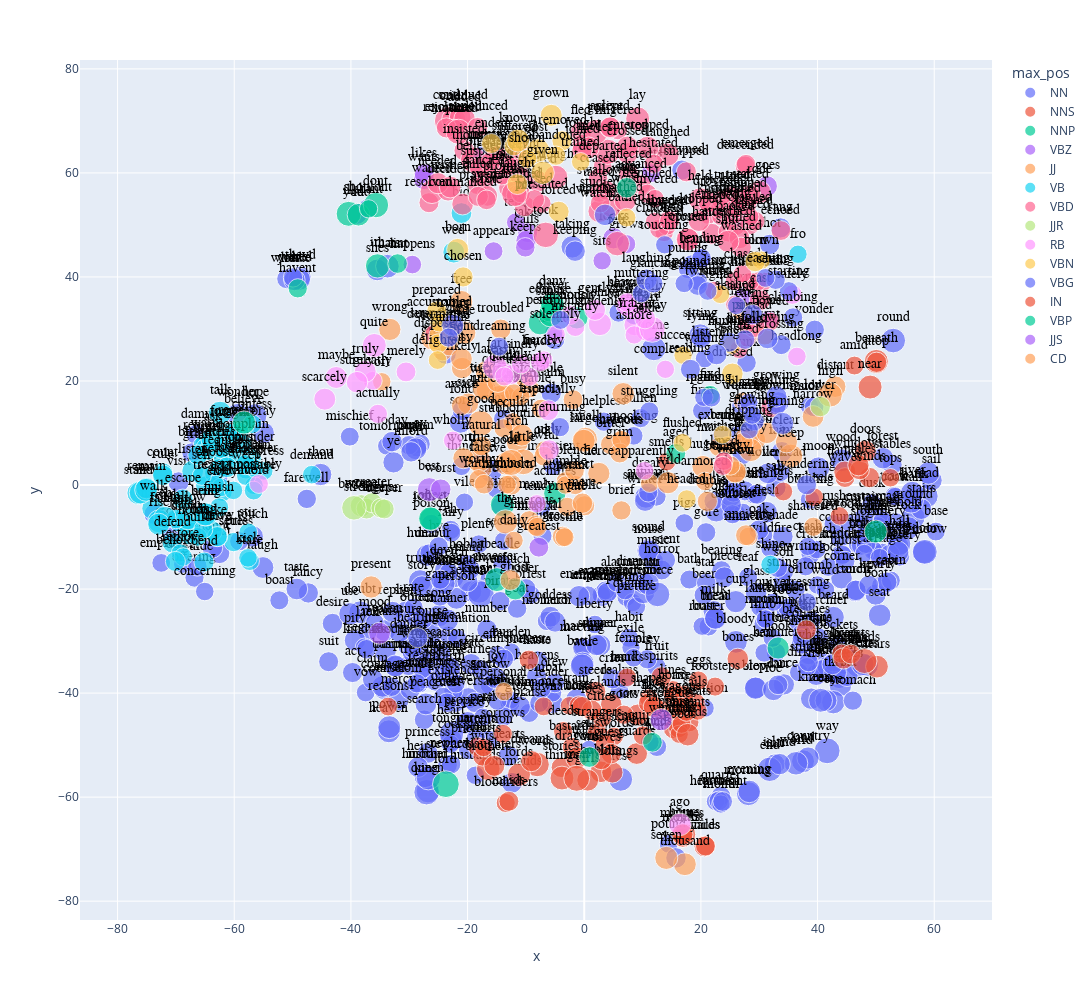

Notebook code for this chart:
### Code cell
px.scatter(COORDS.reset_index().sample(1000), 
           'x', 'y', 
           text='term_str', 
           color='max_pos', 
           hover_name='term_str',          
           size='logn',           
           height=1000, width=1200).update_traces(
                mode='markers+text', 
                textfont=dict(color='black', size=14, family='Arial'),
                textposition='top center')

### Figure 1 — Plotly figure (JSON) as saved in the notebook; plotly's stock layout.template omitted (floating-point values rounded to 4 significant figures; data arrays with more than 128 entries replaced by an {"elided": "..."} marker saying what was removed)
{"data": [{"hovertemplate": "<b>%{hovertext}</b><br><br>max_pos=NN<br>x=%{x}<br>y=%{y}<br>logn=%{marker.size}<br>term_str=%{text}<extra></extra>", "hovertext": {"elided": "435 str values"}, "legendgroup": "NN", "marker": {"color": "#636efa", "size": {"elided": "435 float values"}, "sizemode": "area", "sizeref": 0.02349, "symbol": "circle"}, "mode": "markers+text", "name": "NN", "orientation": "v", "showlegend": true, "text": {"elided": "435 str values"}, "textfont": {"color": "black", "family": "Arial", "size": 14}, "textposition": "top center", "type": "scatter", "x": {"elided": "435 float values"}, "xaxis": "x", "y": {"elided": "435 float values"}, "yaxis": "y"}, {"hovertemplate": "<b>%{hovertext}</b><br><br>max_pos=NNS<br>x=%{x}<br>y=%{y}<br>logn=%{marker.size}<br>term_str=%{text}<extra></extra>", "hovertext": ["months", "sails", "breeches", "nations", "tears", "guards", "winds", "ponies", "shapes", "waves", "weeks", "tops", "presents", "hobbits", "bloodriders", "plans", "strangers", "mounts", "wheels", "squires", "gloves", "lines", "deeds", "brothers", "girls", "boots", "cities", "flames", "tongues", "stories", "wildlings", "redskins", "footsteps", "horns", "lands", "miles", "hosts", "weapons", "bodies", "minds", "bastards", "breasts", "spirits", "things", "bits", "seats", "towers", "axes", "goods", "hands", "dragons", "wits", "laws", "lights", "tables", "marks", "hours", "sellswords", "words", "eggs", "smells", "maids", "sorrows", "lords", "doors", "yards", "guests", "fires", "goats", "steeds", "minutes", "daughters", "backs", "oars", "efforts", "swords", "rushes", "reasons", "foes", "wolves", "dreams", "men", "bones", "windows", "chiefs", "wagons"], "legendgroup": "NNS", "marker": {"color": "#EF553B", "size": [4.718, 4.477, 4.635, 4.025, 6.087, 5.537, 4.852, 3.912, 4.159, 4.644, 4.344, 4.007, 4.431, 5.509, 4.29, 4.357, 4.625, 4.369, 4.007, 4.394, 4.234, 4.615, 4.369, 6.564, 5.606, 5.323, 4.691, 5.727, 4.078, 4.942, 5.347, 3.932, 4.277, 4.344, 5.464, 5.198, 4.331, 4.533, 4.564, 4.407, 4.263, 4.585, 4.875, 6.707, 4.159, 4.159, 5.455, 4.344, 3.912, 7.336, 5.808, 4.431, 4.174, 4.691, 4.443, 4.094, 5.613, 4.431, 7.0, 4.419, 4.007, 4.682, 4.248, 6.217, 5.645, 4.663, 4.898, 5.342, 4.394, 5.037, 5.338, 5.159, 4.111, 4.934, 3.932, 5.989, 4.043, 4.111, 4.828, 5.565, 5.268, 7.953, 5.451, 5.347, 4.836, 4.159], "sizemode": "area", "sizeref": 0.02349, "symbol": "circle"}, "mode": "markers+text", "name": "NNS", "orientation": "v", "showlegend": true, "text": ["months", "sails", "breeches", "nations", "tears", "guards", "winds", "ponies", "shapes", "waves", "weeks", "tops", "presents", "hobbits", "bloodriders", "plans", "strangers", "mounts", "wheels", "squires", "gloves", "lines", "deeds", "brothers", "girls", "boots", "cities", "flames", "tongues", "stories", "wildlings", "redskins", "footsteps", "horns", "lands", "miles", "hosts", "weapons", "bodies", "minds", "bastards", "breasts", "spirits", "things", "bits", "seats", "towers", "axes", "goods", "hands", "dragons", "wits", "laws", "lights", "tables", "marks", "hours", "sellswords", "words", "eggs", "smells", "maids", "sorrows", "lords", "doors", "yards", "guests", "fires", "goats", "steeds", "minutes", "daughters", "backs", "oars", "efforts", "swords", "rushes", "reasons", "foes", "wolves", "dreams", "men", "bones", "windows", "chiefs", "wagons"], "textfont": {"color": "black", "family": "Arial", "size": 14}, "textposition": "top center", "type": "scatter", "x": [16.93, 19.06, 38.08, -2.524, 50.19, 8.994, 48.89, 15.79, 11.06, 44.7, 16.89, 52.49, -9.485, 2.861, -13.45, -18.28, 2.207, 18.01, 39.44, 10.06, 44.09, 15.18, -3.617, -16.45, 0.5997, 44.46, 3.04, 44.68, 15.5, -3.915, 4.811, 5.142, 22.43, 15.24, 4.625, 20.62, -0.9312, 15.26, 13.31, 16.13, -2.144, 45.71, 13.21, -3.816, 34.13, 19.45, 9.158, 17.13, 16.28, 48.04, -1.278, -17.43, -6.961, 11.0, 47.21, 7.346, 17.24, 3.567, -8.076, 19.55, 14.12, -12.92, -13.94, -11.18, 48.17, 20.79, 4.641, 11.94, 6.795, 1.929, 16.82, -15.41, 16.68, 17.55, -17.27, 17.74, 43.76, -33.63, 1.304, 2.916, -9.069, -1.296, 26.33, 47.01, -0.357, 16.44], "xaxis": "x", "y": [-67.79, -41.85, -27.84, -42.44, -34.91, -51.63, 1.447, -45.3, -41.0, 1.433, -67.75, 1.393, -33.6, -55.12, -61.12, -50.33, -47.64, -45.59, -2.346, -48.15, -32.39, -39.49, -47.32, -54.55, -56.74, -33.33, -44.67, 2.501, -43.85, -54.27, -55.24, -48.32, -38.75, -40.49, -42.19, -69.46, -42.37, -46.87, -43.3, -46.75, -50.33, -32.5, -36.88, -56.33, -1.244, -43.4, -44.18, -40.41, -47.92, -33.84, -52.47, -52.18, -42.55, -41.93, 2.883, -36.95, -67.19, -49.68, -53.73, -37.61, 4.486, -60.8, -47.83, -55.7, 6.487, -69.4, -51.64, -42.67, -44.16, -39.72, -67.16, -54.0, -45.94, -43.46, -50.48, -48.0, -5.937, -42.59, -43.3, -52.63, -53.07, -56.38, -33.44, 3.817, -42.6, -42.57], "yaxis": "y"}, {"hovertemplate": "<b>%{hovertext}</b><br><br>max_pos=NNP<br>x=%{x}<br>y=%{y}<br>logn=%{marker.size}<br>term_str=%{text}<extra></extra>", "hovertext": ["tower", "hook", "ill", "id", "oliver", "twins", "joffrey", "kings", "hounds", "ghost", "fixd", "peter", "lord", "aged", "edmure", "im", "sansa", "dany", "achilles", "maester", "hodor", "robert"], "legendgroup": "NNP", "marker": {"color": "#00cc96", "size": [6.186, 5.802, 7.326, 6.028, 6.646, 4.934, 6.479, 6.947, 4.605, 5.762, 4.344, 6.623, 8.418, 4.673, 5.347, 6.921, 7.025, 6.783, 5.938, 6.743, 5.878, 6.485], "sizemode": "area", "sizeref": 0.02349, "symbol": "circle"}, "mode": "markers+text", "name": "NNP", "orientation": "v", "showlegend": true, "text": ["tower", "hook", "ill", "id", "oliver", "twins", "joffrey", "kings", "hounds", "ghost", "fixd", "peter", "lord", "aged", "edmure", "im", "sansa", "dany", "achilles", "maester", "hodor", "robert"], "textfont": {"color": "black", "family": "Arial", "size": 14}, "textposition": "top center", "type": "scatter", "x": [49.97, 33.24, -40.39, -38.7, -5.369, 0.8652, -26.24, -14.02, 11.69, -11.84, 21.57, -7.585, -23.71, 15.69, -5.937, -35.44, -5.751, -5.458, -5.04, -14.98, -1.264, -26.39], "xaxis": "x", "y": [-8.95, -31.33, 52.13, 51.96, 34.01, -52.31, -6.515, -3.793, -49.46, -19.97, 17.3, 31.14, -57.51, 6.076, 33.41, 42.13, 32.75, 34.72, -1.579, -18.18, 32.14, -6.445], "yaxis": "y"}, {"hovertemplate": "<b>%{hovertext}</b><br><br>max_pos=VBZ<br>x=%{x}<br>y=%{y}<br>logn=%{marker.size}<br>term_str=%{text}<extra></extra>", "hovertext": ["looks", "means", "turns", "appears", "takes", "wants", "calls", "faces", "goes", "grows", "keeps", "likes", "gets", "happens", "tells", "sits", "runs"], "legendgroup": "VBZ", "marker": {"color": "#ab63fa", "size": [5.333, 5.613, 4.804, 4.19, 4.625, 5.361, 4.913, 5.714, 5.1, 4.277, 4.489, 4.796, 4.263, 4.094, 4.248, 3.97, 4.025], "sizemode": "area", "sizeref": 0.02349, "symbol": "circle"}, "mode": "markers+text", "name": "VBZ", "orientation": "v", "showlegend": true, "text": ["looks", "means", "turns", "appears", "takes", "wants", "calls", "faces", "goes", "grows", "keeps", "likes", "gets", "happens", "tells", "sits", "runs"], "textfont": {"color": "black", "family": "Arial", "size": 14}, "textposition": "top center", "type": "scatter", "x": [5.019, -35.09, 27.19, -15.54, -9.698, -27.45, -9.959, 13.19, 31.34, 7.199, -10.11, -27.42, 11.44, -29.47, -11.71, 3.068, 31.66], "xaxis": "x", "y": [47.43, -28.5, 35.97, 44.96, 48.51, 58.83, 46.99, -45.12, 57.45, 46.32, 45.69, 59.82, 59.97, 42.38, 50.5, 43.11, 31.77], "yaxis": "y"}, {"hovertemplate": "<b>%{hovertext}</b><br><br>max_pos=JJ<br>x=%{x}<br>y=%{y}<br>logn=%{marker.size}<br>term_str=%{text}<extra></extra>", "hovertext": ["generous", "raw", "deep", "fierce", "eunuch", "burnt", "dreary", "perfect", "small", "large", "smooth", "wrong", "immortal", "dusty", "busy", "wounded", "false", "peculiar", "weary", "good", "hideous", "oft", "brief", "dried", "safe", "crooked", "stubborn", "bitter", "huge", "rich", "clear", "brown", "grateful", "beautiful", "humble", "sick", "armored", "uncomfortable", "public", "narrow", "little", "angry", "distant", "unable", "personal", "immense", "shattered", "thy", "friendly", "private", "present", "highborn", "grecian", "poor", "grim", "likely", "ancient", "true", "massive", "troubled", "worthy", "faithful", "late", "hostile", "silent", "sufficient", "high", "constant", "heavy", "splendid", "worth", "anxious", "withered", "martial", "easy", "daily", "tired", "comfortable", "interested", "yellow", "nervous", "sure", "odd", "clean", "shy", "aware", "mere", "free", "quick", "awful", "willing", "flat", "old", "shaggy", "wild", "natural", "double", "able", "uncertain"], "legendgroup": "JJ", "marker": {"color": "#FFA15A", "size": [4.934, 4.533, 6.619, 5.814, 4.956, 4.673, 4.078, 4.357, 6.818, 6.209, 4.868, 5.811, 4.883, 4.06, 4.625, 5.1, 4.615, 4.007, 5.043, 7.823, 4.159, 4.007, 4.382, 4.19, 6.096, 4.174, 4.277, 4.949, 5.72, 5.565, 5.743, 5.835, 4.663, 5.724, 4.043, 5.17, 4.025, 4.043, 4.779, 5.572, 7.885, 5.714, 5.481, 3.97, 3.912, 4.174, 4.331, 6.864, 4.357, 4.419, 5.883, 4.078, 5.011, 6.349, 4.654, 5.389, 5.159, 6.586, 4.263, 4.905, 4.454, 4.533, 6.043, 4.234, 5.927, 4.205, 7.068, 3.97, 6.333, 4.5, 5.242, 5.106, 3.951, 4.394, 5.576, 4.06, 5.476, 4.407, 4.06, 5.529, 4.234, 6.463, 4.466, 5.407, 3.989, 4.71, 4.913, 6.176, 5.707, 4.691, 4.454, 4.934, 8.031, 4.344, 5.771, 4.673, 4.82, 5.684, 3.989], "sizemode": "area", "sizeref": 0.02349, "symbol": "circle"}, "mode": "markers+text", "name": "JJ", "orientation": "v", "showlegend": true, "text": ["generous", "raw", "deep", "fierce", "eunuch", "burnt", "dreary", "perfect", "small", "large", "smooth", "wrong", "immortal", "dusty", "busy", "wounded", "false", "peculiar", "weary", "good", "hideous", "oft", "brief", "dried", "safe", "crooked", "stubborn", "bitter", "huge", "rich", "clear", "brown", "grateful", "beautiful", "humble", "sick", "armored", "uncomfortable", "public", "narrow", "little", "angry", "distant", "unable", "personal", "immense", "shattered", "thy", "friendly", "private", "present", "highborn", "grecian", "poor", "grim", "likely", "ancient", "true", "massive", "troubled", "worthy", "faithful", "late", "hostile", "silent", "sufficient", "high", "constant", "heavy", "splendid", "worth", "anxious", "withered", "martial", "easy", "daily", "tired", "comfortable", "interested", "yellow", "nervous", "sure", "odd", "clean", "shy", "aware", "mere", "free", "quick", "awful", "willing", "flat", "old", "shaggy", "wild", "natural", "double", "able", "uncertain"], "textfont": {"color": "black", "family": "Arial", "size": 14}, "textposition": "top center", "type": "scatter", "x": [-9.412, 27.54, 35.42, 2.504, -12.65, 30.94, 11.23, -1.543, 0.1938, -0.08082, 29.37, -33.33, -8.307, 27.2, -1.914, -12.5, -17.49, -12.25, -16.74, -17.75, 6.296, -34.71, 6.375, 26.91, -20.53, 28.48, -13.84, 4.543, 20.34, -11.47, 34.67, 25.94, -24.29, -10.71, -3.2, -19.89, 20.7, -12.61, 0.05593, 39.23, -10.46, -13.5, 43.02, -23.48, -13.77, 28.16, 39.28, -13.5, -7.398, -2.914, -36.54, -13.23, -3.7, -13.39, 6.093, -20.94, 27.74, -18.05, 23.03, -14.3, -18.09, -17.16, -16.73, -3.376, 6.682, -23.17, 42.15, -3.2, 28.53, -1.662, -20.72, -14.6, 24.56, -8.068, -21.05, -12.05, -17.3, -9.398, -10.12, 25.89, 6.371, -26.04, -6.731, 31.31, -10.87, -21.07, -0.3037, -21.07, -14.79, -6.915, -23.55, 27.19, -12.55, 25.06, 14.36, -17.57, 21.11, -22.98, -12.1], "xaxis": "x", "y": [-6.896, 9.115, 5.584, 2.231, -18.27, 28.82, 0.3587, -0.002226, 8.795, 8.51, 8.691, 29.92, -7.824, 16.03, 16.41, 0.06722, 3.271, 12.13, 18.21, 11.86, 8.704, 19.84, -4.878, 33.4, 29.25, 9.255, 10.91, 7.8, 3.572, 8.105, 8.297, 2.508, 25.79, 9.597, 0.79, 15.69, 0.6898, 16.67, -3.984, 13.19, 4.463, 16.99, 18.91, 31.31, -39.71, -9.916, -8.03, -7.081, 14.66, -4.218, -19.6, 0.07995, -9.901, 4.14, 6.15, 22.49, -9.656, 4.737, 7.303, 29.95, 1.104, 0.1588, 21.72, -10.02, 17.55, 26.65, 17.35, 0.01381, 6.733, 2.756, 5.153, 17.14, 7.56, -8.071, 24.24, -10.66, 18.41, 18.59, 20.23, 2.504, 8.674, 28.23, 6.656, 10.01, 17.01, 15.29, -3.496, 35.21, 19.92, 5.572, 28.86, 8.114, 4.323, 3.74, 0.4412, 7.498, -3.135, 29.88, 17.72], "yaxis": "y"}, {"hovertemplate": "<b>%{hovertext}</b><br><br>max_pos=VB<br>x=%{x}<br>y=%{y}<br>logn=%{marker.size}<br>term_str=%{text}<extra></extra>", "hovertext": ["consider", "drown", "forget", "count", "demand", "catch", "join", "enjoy", "bid", "rule", "stand", "hold", "walk", "warn", "remind", "fro", "settle", "escape", "urge", "shine", "defend", "stare", "throw", "follow", "restore", "remove", "confess", "treat", "expect", "choose", "require", "decide", "fall", "admit", "hunt", "add", "listen", "strike", "reach", "refuse", "drive", "express", "complain", "talk", "manage", "weep", "recall", "stir", "sit", "guess", "remain", "build", "imagine", "bend", "discover", "stay", "trust", "finish", "explain", "wed", "kick", "happen", "hang", "bring", "frighten", "behold", "accept", "send", "grant", "rise", "sell", "ask", "avoid", "lose", "continue"], "legendgroup": "VB", "marker": {"color": "#19d3f3", "size": [4.787, 4.078, 5.533, 4.913, 4.06, 5.17, 5.366, 4.357, 5.088, 5.004, 6.211, 6.372, 6.05, 4.382, 4.248, 3.97, 4.407, 5.1, 4.22, 4.248, 4.836, 4.331, 4.927, 5.645, 3.951, 3.989, 4.277, 4.317, 5.13, 5.05, 4.357, 4.205, 6.323, 4.443, 4.511, 4.094, 5.568, 5.024, 5.733, 4.5, 4.754, 4.025, 4.174, 6.328, 3.932, 4.407, 4.927, 4.19, 6.021, 4.745, 5.333, 4.127, 4.779, 4.796, 3.989, 6.172, 5.489, 4.317, 4.277, 5.617, 4.06, 4.718, 4.304, 6.418, 3.951, 4.727, 4.234, 6.284, 4.787, 5.714, 4.304, 6.392, 4.143, 5.05, 4.06], "sizemode": "area", "sizeref": 0.02349, "symbol": "circle"}, "mode": "markers+text", "name": "VB", "orientation": "v", "showlegend": true, "text": ["consider", "drown", "forget", "count", "demand", "catch", "join", "enjoy", "bid", "rule", "stand", "hold", "walk", "warn", "remind", "fro", "settle", "escape", "urge", "shine", "defend", "stare", "throw", "follow", "restore", "remove", "confess", "treat", "expect", "choose", "require", "decide", "fall", "admit", "hunt", "add", "listen", "strike", "reach", "refuse", "drive", "express", "complain", "talk", "manage", "weep", "recall", "stir", "sit", "guess", "remain", "build", "imagine", "bend", "discover", "stay", "trust", "finish", "explain", "wed", "kick", "happen", "hang", "bring", "frighten", "behold", "accept", "send", "grant", "rise", "sell", "ask", "avoid", "lose", "continue"], "textfont": {"color": "black", "family": "Arial", "size": 14}, "textposition": "top center", "type": "scatter", "x": [-57.08, -67.71, -61.39, -72.26, -46.7, -68.15, -69.42, -61.98, -21.05, -72.24, -76.42, -67.56, -73.9, -65.03, -65.4, 36.64, -60.11, -68.83, -64.93, 31.9, -70.62, -57.33, -62.87, -67.92, -69.23, -68.76, -56.91, -64.98, -62.08, -63.31, -61.95, -57.97, -72.86, -59.37, -70.01, -62.28, -67.12, -63.81, -71.88, -62.56, -62.92, -54.93, -58.47, -62.43, -56.58, -57.96, -60.05, -57.6, -76.06, -59.18, -75.04, -66.28, -60.19, -65.18, -56.46, -75.1, -62.22, -62.59, -57.26, -22.36, -57.65, -58.08, -65.31, -64.76, -64.72, -70.09, -63.28, -65.0, -66.22, -72.95, -65.55, -63.72, -56.68, -61.27, -60.14], "xaxis": "x", "y": [5.134, -7.826, 9.908, 2.307, 1.994, -7.863, -6.997, -1.318, 52.28, 1.871, -1.546, -9.286, -4.499, 8.031, 7.673, 44.36, -10.97, -2.776, 7.16, -15.33, -11.09, -14.59, -9.858, -6.494, -13.09, -13.82, 11.72, -0.07149, 6.046, 2.273, 4.713, 2.968, -6.981, 5.331, -6.522, -0.449, 2.665, -8.857, -6.222, 3.203, -9.925, 2.713, 7.74, 13.88, -0.07415, 1.767, 10.28, -9.115, -1.468, 10.22, -0.6056, -9.959, 9.961, -14.81, 3.202, -0.9323, 7.211, -4.312, 3.78, 44.77, -14.0, 3.923, -8.505, -5.633, 6.447, -14.69, 0.05064, -5.651, 5.796, -7.534, 1.781, 8.84, -1.07, 3.401, -1.03], "yaxis": "y"}, {"hovertemplate": "<b>%{hovertext}</b><br><br>max_pos=VBD<br>x=%{x}<br>y=%{y}<br>logn=%{marker.size}<br>term_str=%{text}<extra></extra>", "hovertext": ["danced", "resolved", "hit", "lingered", "fancied", "opened", "turned", "cocked", "suspected", "ceased", "insisted", "rushed", "watched", "crawled", "presented", "supposed", "wanted", "said", "promised", "descended", "fled", "laughed", "faded", "departed", "decided", "jerked", "closed", "felt", "wiped", "exclaimed", "handed", "rode", "cried", "ripped", "continued", "stretched", "held", "took", "advanced", "reflected", "packed", "tasted", "reminded", "slipped", "commanded", "stopped", "echoed", "knocked", "needed", "added", "snapped", "thought", "failed", "smashed", "bought", "backed", "picked", "believed", "approached", "fought", "barred", "swung", "lined", "lay", "slashed", "lied", "trembled", "sang", "stumbled", "claimed", "wore", "swallowed", "mentioned", "offered", "left", "got", "flowed", "wished", "cast", "murdered", "divided", "slapped", "assured", "slept", "cursed", "declared", "told", "crossed", "inquired", "clutched", "stepped", "rejoined", "drove", "rolled", "entered", "knelt", "noticed", "dropped", "swore", "boiled", "prayed", "shivered", "brought", "hesitated", "started", "spread", "arrived", "donned", "wrote", "met", "washed", "drifted", "studied", "piled", "shut", "joined", "tumbled", "emerged", "asked", "announced", "lowered", "considered", "proved", "hacked", "chased"], "legendgroup": "VBD", "marker": {"color": "#FF6692", "size": [4.454, 4.718, 5.094, 4.317, 4.025, 6.211, 7.209, 4.007, 4.263, 4.533, 5.069, 4.654, 5.991, 4.143, 4.174, 5.004, 6.635, 9.397, 5.541, 4.585, 5.236, 6.256, 4.787, 4.111, 5.043, 4.043, 6.089, 7.058, 4.443, 5.513, 5.136, 6.118, 6.92, 4.331, 5.513, 4.82, 6.471, 7.658, 4.394, 4.682, 3.97, 4.331, 5.283, 5.037, 5.529, 6.064, 4.605, 4.787, 5.323, 5.46, 4.745, 7.876, 4.466, 4.344, 4.19, 4.317, 4.82, 5.075, 4.605, 5.298, 3.97, 4.99, 4.007, 6.73, 3.97, 3.97, 4.369, 4.984, 4.357, 4.394, 5.841, 4.554, 4.344, 5.505, 7.494, 7.149, 3.951, 5.565, 5.338, 4.7, 4.007, 3.932, 4.174, 5.204, 4.654, 5.011, 7.678, 5.38, 5.204, 4.382, 5.513, 4.779, 5.159, 5.182, 5.707, 5.037, 4.898, 5.438, 5.056, 4.248, 4.796, 3.951, 6.864, 4.382, 5.58, 5.557, 5.037, 3.912, 4.564, 5.613, 4.956, 4.007, 4.543, 3.912, 5.73, 4.97, 4.317, 4.431, 7.394, 4.828, 4.654, 4.997, 4.625, 3.97, 3.97], "sizemode": "area", "sizeref": 0.02349, "symbol": "circle"}, "mode": "markers+text", "name": "VBD", "orientation": "v", "showlegend": true, "text": ["danced", "resolved", "hit", "lingered", "fancied", "opened", "turned", "cocked", "suspected", "ceased", "insisted", "rushed", "watched", "crawled", "presented", "supposed", "wanted", "said", "promised", "descended", "fled", "laughed", "faded", "departed", "decided", "jerked", "closed", "felt", "wiped", "exclaimed", "handed", "rode", "cried", "ripped", "continued", "stretched", "held", "took", "advanced", "reflected", "packed", "tasted", "reminded", "slipped", "commanded", "stopped", "echoed", "knocked", "needed", "added", "snapped", "thought", "failed", "smashed", "bought", "backed", "picked", "believed", "approached", "fought", "barred", "swung", "lined", "lay", "slashed", "lied", "trembled", "sang", "stumbled", "claimed", "wore", "swallowed", "mentioned", "offered", "left", "got", "flowed", "wished", "cast", "murdered", "divided", "slapped", "assured", "slept", "cursed", "declared", "told", "crossed", "inquired", "clutched", "stepped", "rejoined", "drove", "rolled", "entered", "knelt", "noticed", "dropped", "swore", "boiled", "prayed", "shivered", "brought", "hesitated", "started", "spread", "arrived", "donned", "wrote", "met", "washed", "drifted", "studied", "piled", "shut", "joined", "tumbled", "emerged", "asked", "announced", "lowered", "considered", "proved", "hacked", "chased"], "textfont": {"color": "black", "family": "Arial", "size": 14}, "textposition": "top center", "type": "scatter", "x": [28.45, -26.62, -10.2, 5.78, -16.98, 17.7, 25.27, 13.7, -16.61, 2.354, -20.55, 29.27, 2.57, 28.35, -7.284, -25.56, -26.11, -23.27, -12.82, 27.56, -0.5575, 14.3, 32.02, 3.164, -23.35, 21.27, 17.76, 5.665, 14.17, -22.4, 21.85, 30.03, -22.37, 23.47, -21.26, 24.7, 19.91, -6.599, 9.759, 7.597, 26.53, 2.568, -11.54, 25.72, -20.84, 10.87, 33.72, 23.34, -25.07, -20.52, 17.51, -19.0, -18.31, 25.82, -10.86, 25.93, 23.6, -17.93, 4.615, -0.2846, 22.23, 25.56, 23.92, 9.158, 25.82, -14.13, 10.84, 7.513, 25.91, -12.3, 7.044, 3.788, -14.89, -7.951, 4.001, 1.992, 31.95, -22.98, 30.13, -11.11, 27.92, 14.18, -10.88, 4.466, -8.507, -13.25, -11.98, 7.44, -22.32, 12.87, 27.68, -23.63, 21.33, 26.61, 7.412, 26.76, -15.36, 19.66, -16.62, 23.74, -18.16, 12.13, -4.878, 11.92, 28.45, 29.12, 4.431, 12.05, -16.76, 0.7081, 26.89, 30.83, 2.727, 27.79, 24.63, -0.3799, 29.7, 27.73, -21.57, -18.29, 14.62, -16.09, -11.3, 28.43, 27.12], "xaxis": "x", "y": [50.02, 54.27, 53.59, 68.21, 58.63, 47.25, 55.01, 48.56, 60.26, 58.97, 64.28, 50.72, 52.64, 51.55, 54.05, 29.01, 56.39, 69.98, 57.14, 61.35, 67.92, 63.53, 14.91, 61.31, 56.58, 51.89, 47.17, 46.41, 49.9, 68.44, 48.3, 56.34, 70.2, 51.73, 70.71, 48.66, 54.89, 48.09, 57.78, 59.66, 26.1, 56.22, 55.65, 53.45, 54.0, 64.87, 48.92, 53.02, 58.03, 70.39, 60.21, 62.51, 57.71, 39.23, 61.69, 49.76, 54.68, 61.09, 53.3, 65.45, 37.41, 52.1, 4.592, 70.4, 34.73, 59.45, 56.0, 57.07, 53.12, 62.88, 54.73, 56.65, 63.45, 58.4, 64.06, 67.92, 31.44, 57.27, 35.58, 59.53, 28.28, 50.87, 56.07, 68.69, 54.87, 61.48, 55.98, 63.79, 68.31, 49.27, 53.9, 68.65, 54.39, 47.43, 64.96, 55.0, 63.13, 50.8, 55.57, 3.676, 55.49, 55.06, 59.16, 61.76, 55.59, 30.43, 68.8, 50.69, 54.83, 64.82, 45.69, 39.17, 54.19, 30.79, 46.85, 64.25, 39.13, 61.7, 67.92, 68.71, 50.79, 62.04, 64.65, 39.1, 40.61], "yaxis": "y"}, {"hovertemplate": "<b>%{hovertext}</b><br><br>max_pos=JJR<br>x=%{x}<br>y=%{y}<br>logn=%{marker.size}<br>term_str=%{text}<extra></extra>", "hovertext": ["worse", "stronger", "greater", "better", "lower", "higher", "deeper"], "legendgroup": "JJR", "marker": {"color": "#B6E880", "size": [5.817, 5.069, 4.727, 7.096, 4.883, 4.71, 4.615], "sizemode": "area", "sizeref": 0.02349, "symbol": "circle"}, "mode": "markers+text", "name": "JJR", "orientation": "v", "showlegend": true, "text": ["worse", "stronger", "greater", "better", "lower", "higher", "deeper"], "textfont": {"color": "black", "family": "Arial", "size": 14}, "textposition": "top center", "type": "scatter", "x": [-38.21, -37.31, -36.37, -39.48, 40.47, -34.85, -34.28], "xaxis": "x", "y": [-3.991, -4.541, -3.401, -4.382, 15.09, -4.429, -4.605], "yaxis": "y"}, {"hovertemplate": "<b>%{hovertext}</b><br><br>max_pos=RB<br>x=%{x}<br>y=%{y}<br>logn=%{marker.size}<br>term_str=%{text}<extra></extra>", "hovertext": ["possibly", "safely", "greatly", "completely", "manly", "straight", "wholly", "suddenly", "easily", "gently", "apparently", "quite", "actually", "fiercely", "headlong", "truly", "solemnly", "clearly", "merely", "loudly", "ago", "far", "especially", "gradually", "ugly", "plainly", "kindly", "surely", "anxiously", "scarcely", "swiftly", "instantly", "badly", "maybe", "aside", "ashore", "slowly", "heavily", "away", "apart"], "legendgroup": "RB", "marker": {"color": "#FF97FF", "size": [4.263, 4.533, 4.205, 3.951, 3.912, 5.493, 4.22, 6.405, 5.063, 5.176, 4.007, 6.739, 4.344, 4.078, 4.094, 5.645, 4.174, 4.143, 4.663, 4.625, 5.935, 7.21, 5.069, 4.043, 4.963, 4.5, 4.454, 5.442, 4.22, 5.687, 4.094, 4.304, 4.304, 5.71, 5.796, 3.951, 5.869, 4.454, 7.763, 5.112], "sizemode": "area", "sizeref": 0.02349, "symbol": "circle"}, "mode": "markers+text", "name": "RB", "orientation": "v", "showlegend": true, "text": ["possibly", "safely", "greatly", "completely", "manly", "straight", "wholly", "suddenly", "easily", "gently", "apparently", "quite", "actually", "fiercely", "headlong", "truly", "solemnly", "clearly", "merely", "loudly", "ago", "far", "especially", "gradually", "ugly", "plainly", "kindly", "surely", "anxiously", "scarcely", "swiftly", "instantly", "badly", "maybe", "aside", "ashore", "slowly", "heavily", "away", "apart"], "textfont": {"color": "black", "family": "Arial", "size": 14}, "textposition": "top center", "type": "scatter", "x": [-55.77, 35.69, -36.25, 13.91, -8.119, 8.656, -22.52, 2.68, -13.99, 1.857, 10.34, -35.99, -35.37, -6.965, 36.46, -37.54, -4.863, -9.357, -30.55, -7.527, 16.43, -15.31, -6.155, 9.427, -6.013, -12.55, -10.84, -38.96, -2.417, -44.48, 7.817, -1.543, -13.68, -42.52, 10.68, 8.567, 7.334, 7.371, 11.67, 10.44], "xaxis": "x", "y": [0.2081, 36.62, 20.04, 22.24, -3.591, 30.77, 8.558, 30.96, 21.75, 33.66, 2.754, 26.84, 13.67, 24.02, 24.71, 21.83, 28.93, 20.79, 21.75, 23.73, -65.24, 22.71, 14.37, 34.48, 6.723, 21.22, 23.22, 19.78, 32.66, 16.5, 33.77, 30.39, 20.88, 20.67, 29.8, 28.86, 34.61, 35.09, 29.91, 32.02], "yaxis": "y"}, {"hovertemplate": "<b>%{hovertext}</b><br><br>max_pos=VBN<br>x=%{x}<br>y=%{y}<br>logn=%{marker.size}<br>term_str=%{text}<extra></extra>", "hovertext": ["determined", "removed", "succeeded", "headed", "disposed", "beaten", "ended", "delighted", "lost", "bathed", "prepared", "forced", "suffered", "dressed", "known", "blown", "trained", "born", "lighted", "chosen", "flushed", "torn", "taught", "grown", "abandoned", "extended", "accustomed", "shown", "given"], "legendgroup": "VBN", "marker": {"color": "#FECB52", "size": [4.7, 4.771, 3.951, 4.174, 4.5, 4.111, 4.691, 4.111, 6.673, 4.127, 4.779, 5.118, 4.419, 5.438, 6.201, 3.989, 4.007, 5.717, 4.111, 4.787, 4.094, 4.92, 5.075, 5.652, 4.394, 4.078, 4.248, 4.263, 6.389], "sizemode": "area", "sizeref": 0.02349, "symbol": "circle"}, "mode": "markers+text", "name": "VBN", "orientation": "v", "showlegend": true, "text": ["determined", "removed", "succeeded", "headed", "disposed", "beaten", "ended", "delighted", "lost", "bathed", "prepared", "forced", "suffered", "dressed", "known", "blown", "trained", "born", "lighted", "chosen", "flushed", "torn", "taught", "grown", "abandoned", "extended", "accustomed", "shown", "given"], "textfont": {"color": "black", "family": "Arial", "size": 14}, "textposition": "top center", "type": "scatter", "x": [-24.92, -3.812, 16.94, 17.58, -25.05, 25.25, -15.91, -25.14, -7.931, 7.258, -25.28, -4.371, -12.08, 25.4, -11.34, 30.34, -0.6083, -21.7, 23.34, -20.77, 16.85, 29.31, -11.46, -5.66, -4.829, 23.71, -24.83, -9.74, -7.123], "xaxis": "x", "y": [28.76, 66.16, 24.95, -2.724, 27.19, 26.92, 65.65, 24.02, 64.27, 51.4, 33.45, 52.56, 65.14, 21.38, 66.21, 43.21, 62.14, 45.28, 36.67, 40.0, 8.113, 42.97, 57.84, 71.08, 63.32, 9.682, 31.24, 62.71, 60.02], "yaxis": "y"}, {"hovertemplate": "<b>%{hovertext}</b><br><br>max_pos=VBG<br>x=%{x}<br>y=%{y}<br>logn=%{marker.size}<br>term_str=%{text}<extra></extra>", "hovertext": ["muttering", "falling", "hunting", "taking", "crossing", "touching", "pounding", "waking", "starting", "dressing", "leaning", "blowing", "returning", "struggling", "growing", "pulling", "wandering", "sitting", "raging", "roaring", "tearing", "stopping", "burning", "screaming", "trying", "laughing", "setting", "following", "lying", "climbing", "flowing", "twisting", "glancing", "blazing", "eating", "wanting", "hiding", "reaching", "reading", "dreaming", "dripping", "washing", "keeping", "watching", "bending", "glowing", "concerning", "panting", "hearing", "listening"], "legendgroup": "VBG", "marker": {"color": "#636efa", "size": [4.025, 5.533, 4.615, 5.938, 4.673, 3.97, 4.094, 4.094, 4.234, 4.06, 4.635, 4.477, 4.369, 4.317, 5.303, 4.754, 4.673, 5.784, 3.97, 4.19, 3.932, 4.22, 5.753, 4.575, 5.71, 5.288, 4.466, 5.043, 5.342, 4.407, 4.382, 4.043, 4.304, 4.007, 4.875, 4.304, 4.431, 4.174, 4.7, 4.22, 3.912, 3.97, 4.97, 5.485, 4.477, 4.043, 4.043, 4.159, 4.796, 5.257], "sizemode": "area", "sizeref": 0.02349, "symbol": "circle"}, "mode": "markers+text", "name": "VBG", "orientation": "v", "showlegend": true, "text": ["muttering", "falling", "hunting", "taking", "crossing", "touching", "pounding", "waking", "starting", "dressing", "leaning", "blowing", "returning", "struggling", "growing", "pulling", "wandering", "sitting", "raging", "roaring", "tearing", "stopping", "burning", "screaming", "trying", "laughing", "setting", "following", "lying", "climbing", "flowing", "twisting", "glancing", "blazing", "eating", "wanting", "hiding", "reaching", "reading", "dreaming", "dripping", "washing", "keeping", "watching", "bending", "glowing", "concerning", "panting", "hearing", "listening"], "textfont": {"color": "black", "family": "Arial", "size": 14}, "textposition": "top center", "type": "scatter", "x": [9.806, 33.27, 24.85, -2.059, 33.76, 13.8, 19.54, 20.64, 35.06, 38.21, 19.97, 32.99, -4.162, 11.15, 32.94, 17.85, 38.12, 19.87, 20.51, 27.81, 26.12, -4.069, 34.01, 19.44, -22.52, 10.69, 32.8, 31.43, 20.03, 35.8, 29.21, 21.16, 11.87, 28.22, 28.83, -23.24, 27.57, 31.08, 18.2, -14.6, 28.3, 17.13, -1.564, 3.569, 20.13, 28.8, -65.05, 21.8, -28.54, 22.67], "xaxis": "x", "y": [36.83, 15.85, 27.47, 45.78, 26.98, 46.18, 39.17, 24.3, 37.28, -22.52, 43.35, 15.3, 11.13, 14.15, 17.02, 41.59, 0.04622, 28.86, 16.86, 15.32, 34.5, 31.75, 11.85, 38.36, 30.71, 39.51, 39.47, 28.18, 28.32, 32.21, 12.3, 37.3, 38.74, 15.86, 32.76, 28.35, 27.95, 39.81, 22.25, 26.6, 10.62, 38.74, 44.96, 51.94, 43.6, 13.48, -20.47, 16.81, -29.36, 25.14], "yaxis": "y"}, {"hovertemplate": "<b>%{hovertext}</b><br><br>max_pos=IN<br>x=%{x}<br>y=%{y}<br>logn=%{marker.size}<br>term_str=%{text}<extra></extra>", "hovertext": ["amid", "near", "beneath", "atop"], "legendgroup": "IN", "marker": {"color": "#EF553B", "size": [4.19, 6.749, 6.804, 4.852], "sizemode": "area", "sizeref": 0.02349, "symbol": "circle"}, "mode": "markers+text", "name": "IN", "orientation": "v", "showlegend": true, "text": ["amid", "near", "beneath", "atop"], "textfont": {"color": "black", "family": "Arial", "size": 14}, "textposition": "top center", "type": "scatter", "x": [46.33, 49.01, 50.07, 50.12], "xaxis": "x", "y": [22.97, 18.83, 23.76, 23.59], "yaxis": "y"}, {"hovertemplate": "<b>%{hovertext}</b><br><br>max_pos=VBP<br>x=%{x}<br>y=%{y}<br>logn=%{marker.size}<br>term_str=%{text}<extra></extra>", "hovertext": ["aint", "ate", "dont", "shant", "believe", "havent"], "legendgroup": "VBP", "marker": {"color": "#00cc96", "size": [4.533, 4.927, 7.59, 3.951, 6.328, 4.357], "sizemode": "area", "sizeref": 0.02349, "symbol": "circle"}, "mode": "markers+text", "name": "VBP", "orientation": "v", "showlegend": true, "text": ["aint", "ate", "dont", "shant", "believe", "havent"], "textfont": {"color": "black", "family": "Arial", "size": 14}, "textposition": "top center", "type": "scatter", "x": [-32.0, 7.302, -35.7, -36.98, -58.33, -49.11], "xaxis": "x", "y": [42.58, 57.15, 53.82, 53.1, 12.02, 37.81], "yaxis": "y"}, {"hovertemplate": "<b>%{hovertext}</b><br><br>max_pos=JJS<br>x=%{x}<br>y=%{y}<br>logn=%{marker.size}<br>term_str=%{text}<extra></extra>", "hovertext": ["best", "greatest", "worst"], "legendgroup": "JJS", "marker": {"color": "#ab63fa", "size": [6.739, 4.625, 4.934], "sizemode": "area", "sizeref": 0.02349, "symbol": "circle"}, "mode": "markers+text", "name": "JJS", "orientation": "v", "showlegend": true, "text": ["best", "greatest", "worst"], "textfont": {"color": "black", "family": "Arial", "size": 14}, "textposition": "top center", "type": "scatter", "x": [-26.56, -7.78, -24.6], "xaxis": "x", "y": [-0.878, -11.96, -0.7984], "yaxis": "y"}, {"hovertemplate": "<b>%{hovertext}</b><br><br>max_pos=CD<br>x=%{x}<br>y=%{y}<br>logn=%{marker.size}<br>term_str=%{text}<extra></extra>", "hovertext": ["thousand", "seven"], "legendgroup": "CD", "marker": {"color": "#FFA15A", "size": [6.133, 6.279], "sizemode": "area", "sizeref": 0.02349, "symbol": "circle"}, "mode": "markers+text", "name": "CD", "orientation": "v", "showlegend": true, "text": ["thousand", "seven"], "textfont": {"color": "black", "family": "Arial", "size": 14}, "textposition": "top center", "type": "scatter", "x": [17.26, 14.07], "xaxis": "x", "y": [-72.9, -71.68], "yaxis": "y"}], "layout": {"height": 1000, "legend": {"itemsizing": "constant", "title": {"text": "max_pos"}, "tracegroupgap": 0}, "margin": {"t": 60}, "width": 1200, "xaxis": {"anchor": "y", "autorange": true, "domain": [0, 1], "range": [-86.19, 69.69], "title": {"text": "x"}, "type": "linear"}, "yaxis": {"anchor": "x", "autorange": true, "domain": [0, 1], "range": [-83.62, 81.71], "title": {"text": "y"}, "type": "linear"}}}
